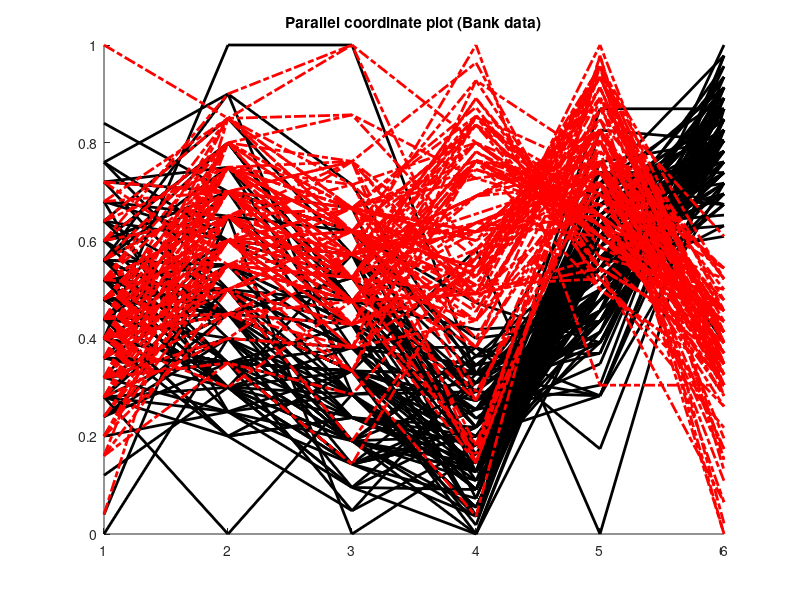

Reproduce this figure in MATLAB.
% ---------------------------------------------------------------------
% Book:         MVA
% ---------------------------------------------------------------------
% Quantlet:     MVAparcoo2
% ---------------------------------------------------------------------
% Description:  MVAparcoo2 computes a parallel coordinate plot for the 
%               observations full bank note data set ("bank2.dat").
% ---------------------------------------------------------------------
% Usage:        MVAparcoo2
% ---------------------------------------------------------------------
% Inputs:       none
% ---------------------------------------------------------------------
% Output:       Computes a parallel coordinate plot for the 
%               observations full bank note data set ("bank2.dat").
% ---------------------------------------------------------------------
% Example:     
% ---------------------------------------------------------------------
% Author:       Wolfgang Haerdle, Michal Benko, Vladimir Georgescu, 
%               Jorge Patron, Song Song
% ---------------------------------------------------------------------

 x=load('bank2.dat');    
 z=x; 
 s=size(z);

 minz=repmat(min(z),s(1,1),1);
 maxmin=repmat(max(z)-min(z),s(1,1),1);
 z=(z-minz)./(maxmin);       % standardizes the data 
 z=z';
 
 hold on
 plot(z(:,1:100),'Color','k','LineWidth',2)
 plot(z(:,101:200),'Color','r','LineWidth',2,'LineStyle','-.')
 hold off
 title('Parallel coordinate plot (Bank data)')

 
 
